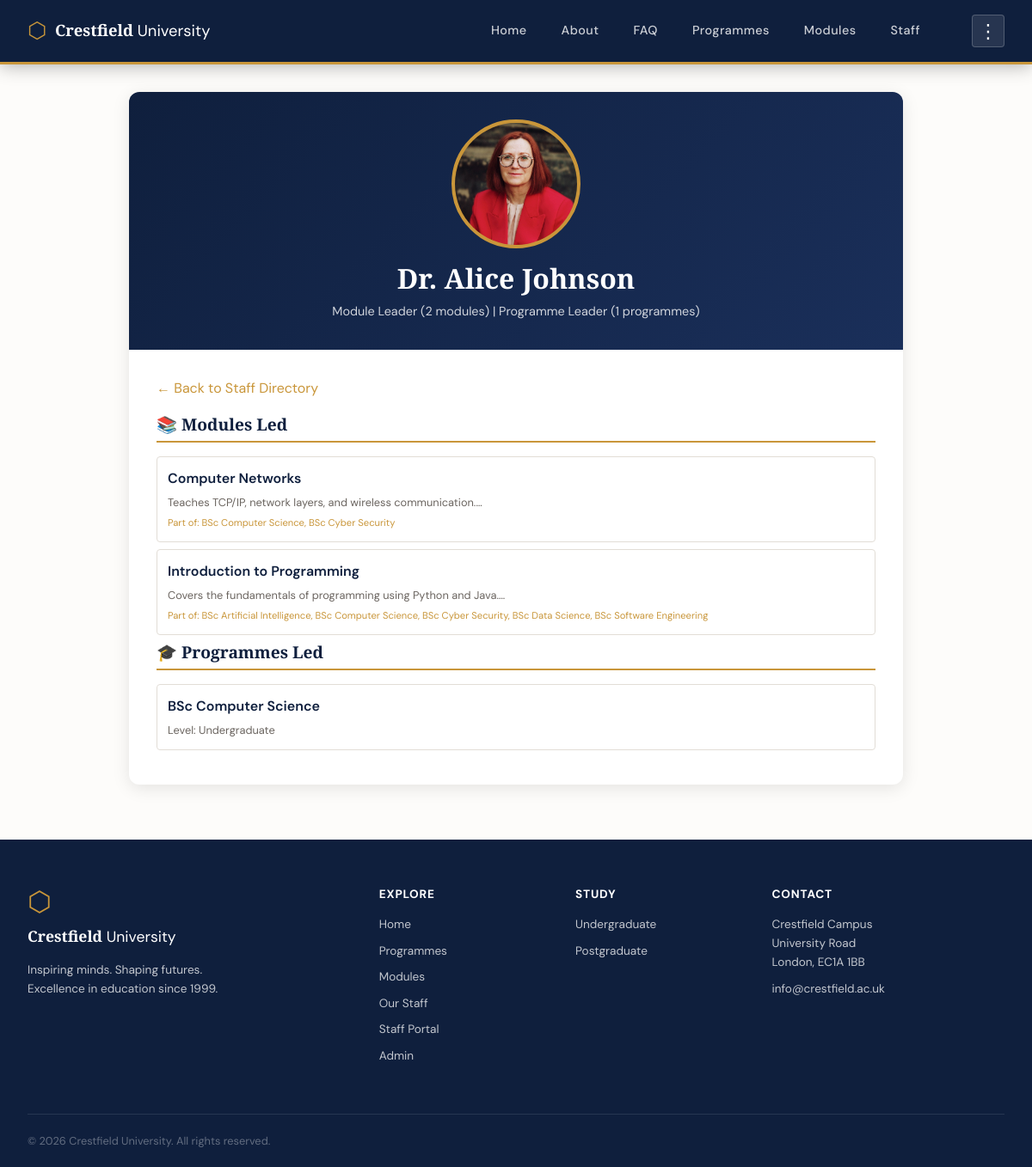
The app's page /staff_profile.php?id=1 with its own data.
### tables this page shows
CREATE TABLE `staffaccounts` (
  `AccountID` int(11) NOT NULL,
  `StaffID` int(11) NOT NULL,
  `Username` varchar(100) NOT NULL,
  `PasswordHash` varchar(255) NOT NULL,
  `Bio` text DEFAULT NULL,
  `PhotoPath` varchar(255) DEFAULT NULL,
  `CreatedAt` timestamp NOT NULL DEFAULT current_timestamp()
);

CREATE TABLE `staff` (
  `StaffID` int(11) NOT NULL,
  `Name` text NOT NULL,
  `Photo` varchar(255) DEFAULT NULL,
  `Bio` text DEFAULT NULL
);

CREATE TABLE `modules` (
  `ModuleID` int(11) NOT NULL,
  `ModuleName` text NOT NULL,
  `ModuleLeaderID` int(11) DEFAULT NULL,
  `Description` text DEFAULT NULL,
  `Image` text DEFAULT NULL
);

CREATE TABLE `programmes` (
  `ProgrammeID` int(11) NOT NULL,
  `ProgrammeName` text NOT NULL,
  `LevelID` int(11) DEFAULT NULL,
  `ProgrammeLeaderID` int(11) DEFAULT NULL,
  `Description` text DEFAULT NULL,
  `Image` text DEFAULT NULL
);

CREATE TABLE `levels` (
  `LevelID` int(11) NOT NULL,
  `LevelName` text NOT NULL
);

### staff_profile.php (the view, shortened to what this page needs)
<?php
require_once __DIR__ . '/includes/auth.php';
$upload_url = BASE_URL . '/uploads/staff_photos/';
$staff_id = isset($_GET['id']) ? (int)$_GET['id'] : 0;
$stmt = $conn->prepare("
    SELECT s.*, sa.Bio AS AccountBio, sa.PhotoPath
    FROM Staff s
    LEFT JOIN StaffAccounts sa ON s.StaffID = sa.StaffID
    WHERE s.StaffID = ?
");
$stmt->bind_param('i', $staff_id);
$stmt->execute();
$staff = $stmt->get_result()->fetch_assoc();
$modules = [];
$stmt = $conn->prepare("
    SELECT m.*,
           GROUP_CONCAT(DISTINCT p.ProgrammeName ORDER BY p.ProgrammeName SEPARATOR ', ') AS Programmes
    FROM Modules m
    LEFT JOIN ProgrammeModules pm ON m.ModuleID = pm.ModuleID
    LEFT JOIN Programmes p ON pm.ProgrammeID = p.ProgrammeID
    WHERE m.ModuleLeaderID = ?
    GROUP BY m.ModuleID
    ORDER BY m.ModuleName
");
$stmt->bind_param('i', $staff_id);
$stmt->execute();
$result = $stmt->get_result();
while ($row = $result->fetch_assoc()) {
    $modules[] = $row;
}
$programmes = [];
$stmt = $conn->prepare("
    SELECT p.*, l.LevelName
    FROM Programmes p
    JOIN Levels l ON p.LevelID = l.LevelID
    WHERE p.ProgrammeLeaderID = ?
    ORDER BY p.ProgrammeName
");
$stmt->bind_param('i', $staff_id);
$stmt->execute();
$result = $stmt->get_result();
while ($row = $result->fetch_assoc()) {
    $programmes[] = $row;
}
include 'includes/header.php';
$initials = '';
$nameParts = explode(' ', $staff['Name']);
foreach ($nameParts as $part) {
    if (!empty($part) && ctype_alpha($part[0])) {
        $initials .= $part[0];
    }
}
$initials = strtoupper(substr($initials, 0, 2));
$hasPhoto = !empty($staff['Photo']) && file_exists($_SERVER['DOCUMENT_ROOT'] . '/University/uploads/staff_photos/' . $staff['Photo']);
$photoSrc = $upload_url . rawurlencode($staff['Photo'] ?? '');
?>
<div class="staff-profile">
    <div class="staff-profile-header">
        <div class="staff-profile-avatar">
            <?php if ($hasPhoto): ?>
                <img src="<?= htmlspecialchars($photoSrc) ?>" alt="<?= htmlspecialchars($staff['Name']) ?>">
            <?php else: ?>
                <?= htmlspecialchars($initials) ?>
            <?php endif; ?>
        </div>
        <h1 class="staff-profile-name"><?= htmlspecialchars($staff['Name']) ?></h1>
        <div class="staff-profile-title">
            <?php
            $titles = [];
            if (count($modules) > 0) $titles[] = 'Module Leader (' . count($modules) . ' modules)';
            if (count($programmes) > 0) $titles[] = 'Programme Leader (' . count($programmes) . ' programmes)';
            echo $titles ? implode(' | ', $titles) : 'Academic Staff';
            ?>
        </div>
    </div>
    <div class="staff-profile-content">
        <a href="staff_portal.php" class="back-link">← Back to Staff Directory</a>
        <?php if (!empty($modules)): ?>
            <h2 class="section-title">📚 Modules Led</h2>
            <?php foreach ($modules as $mod): ?>
                <div class="module-item">
                    <div class="module-name">
                        <a href="module_detail.php?id=<?= (int)$mod['ModuleID'] ?>" style="color: var(--navy); text-decoration: none;">
                            <?= htmlspecialchars($mod['ModuleName']) ?>
                        </a>
                    </div>
                    <?php if (!empty($mod['Description'])): ?>
                        <div class="module-desc"><?= htmlspecialchars(substr($mod['Description'], 0, 120)) ?>…</div>
                    <?php endif; ?>
                    <?php if (!empty($mod['Programmes'])): ?>
                        <div style="font-size: 0.7rem; color: var(--gold); margin-top: 0.25rem;">
                            Part of: <?= htmlspecialchars($mod['Programmes']) ?>
                        </div>
                    <?php endif; ?>
                </div>
            <?php endforeach; ?>
        <?php endif; ?>
        <?php if (!empty($programmes)): ?>
            <h2 class="section-title">🎓 Programmes Led</h2>
            <?php foreach ($programmes as $prog): ?>
                <div class="module-item">
                    <div class="module-name">
                        <a href="programme_detail.php?id=<?= (int)$prog['ProgrammeID'] ?>" style="color: var(--navy); text-decoration: none;">
                            <?= htmlspecialchars($prog['ProgrammeName']) ?>
                        </a>
                    </div>
                    <div class="module-desc">Level: <?= htmlspecialchars($prog['LevelName']) ?></div>
                </div>
            <?php endforeach; ?>
        <?php endif; ?>
    </div>
</div>
<?php include 'includes/footer.php'; ?>

### css/style.css (style rules this page uses)
:root { --navy: #0f1f3d; --navy-mid: #1a2f5a; --gold: #c9963a; --gold-light:#e8b45a; --cream: #f8f5ef; --warm-white:#fdfcfa; --text: #1e1e1e; --text-muted:#6b6560; --border: #e2ddd6; --shadow: rgba(15, 31, 61, 0.10); --radius: 4px; --radius-lg: 12px; }
*, *::before, *::after { box-sizing: border-box; margin: 0; padding: 0; }
html { scroll-behavior: smooth; }
body { font-family: 'DM Sans', sans-serif; background: var(--warm-white); color: var(--text); line-height: 1.65; font-size: 16px; }
a { color: inherit; text-decoration: none; }
img { max-width: 100%; display: block; }
h1, h2, h3, h4 { font-family: 'Playfair Display', serif; line-height: 1.2; }

### staff_profile.php (style rules this page uses)
.staff-profile { max-width: 900px; margin: 2rem auto; background: #fff; border-radius: var(--radius-lg); overflow: hidden; box-shadow: 0 4px 20px rgba(0,0,0,0.1); }
.staff-profile-header { background: linear-gradient(135deg, var(--navy) 0%, var(--navy-mid) 100%); padding: 2rem; text-align: center; color: white; }
.staff-profile-avatar { width: 150px; height: 150px; border-radius: 50%; margin: 0 auto 1rem; background: var(--gold); display: flex; align-items: center; justify-content: center; font-size: 4rem; font-weight: bold; color: var(--navy); overflow: hidden; border: 4px solid var(--gold); }
.staff-profile-avatar img { width: 100%; height: 100%; object-fit: cover; }
.staff-profile-name { font-family: 'Playfair Display', serif; font-size: 2rem; margin-bottom: 0.5rem; }
.staff-profile-title { font-size: 0.9rem; opacity: 0.8; }
.staff-profile-content { padding: 2rem; }
.section-title { font-family: 'Playfair Display', serif; font-size: 1.2rem; color: var(--navy); margin-bottom: 1rem; padding-bottom: 0.5rem; border-bottom: 2px solid var(--gold); }
.module-item { padding: 0.75rem; border: 1px solid var(--border); border-radius: var(--radius); margin-bottom: 0.5rem; transition: all 0.2s; }
.module-name { font-weight: 600; color: var(--navy); margin-bottom: 0.25rem; }
.module-desc { font-size: 0.8rem; color: var(--text-muted); }
.back-link { display: inline-block; margin-bottom: 1rem; color: var(--gold); text-decoration: none; }

### records on screen
staffaccounts: StaffID.Photo (picture), StaffID.Name "Dr. Alice Johnson"
modules: ModuleName "Computer Networks", Description "Teaches TCP/IP, network layers, and wireless communication.", Programmes "BSc Computer Science, BSc Cyber Security"
modules: ModuleName "Introduction to Programming", Description "Covers the fundamentals of programming using Python and Java.", Programmes "BSc Artificial Intelligence, BSc Computer Science, BSc Cyber Security, BSc Data Science, BSc Software Engineering"
programmes: ProgrammeName "BSc Computer Science", LevelID.LevelName "Undergraduate"

### other values on screen
implode(' | ', $titles) "Module Leader (2 modules) | Programme Leader (1 programmes)"
